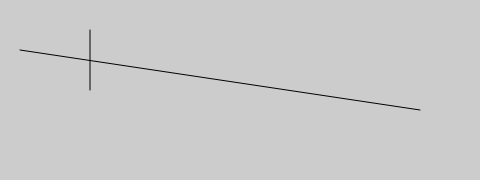
Frame 1 (no input)
Frame 60 (no input): identical to frame 1, image omitted
Frame 120 (the mouse pressed at the canvas centre since frame 60): identical to frame 1, image omitted

The p5.js sketch that drew this single still picture (run headless with seeded random() and noise() and a simulated clock; from frame 60 on, the mouse is pressed at the canvas centre):

// p5.js sketch
// ── sketch.js
function setup(){
    createCanvas(480, 180)
    
}

function draw(){
    background(204);
    line(20,50,420,110);
    line(90,90,90,30)
    
}
